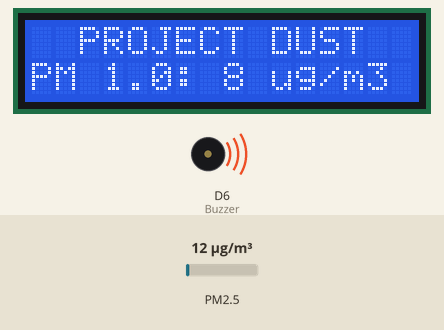
This sketch was run on a simulated ESP8266 (NodeMCU). Parts: 16×2 character LCD, buzzer (waves = sounding, pin HIGH). The test bench sets the inputs (shaded band); at power-on: PM2.5 12 µg/m³. WiFi joins after 1.5 s; servers stay silent unless stated; what the sketch prints to the serial monitor is not drawn.

Above: at 3.6 s.
3.7 s: PM2.5 set to 95 µg/m³
At 6.4 s:
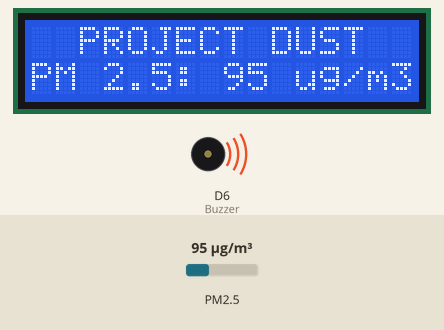
7.5 s: PM2.5 set to 103 µg/m³
At 8.2 s:
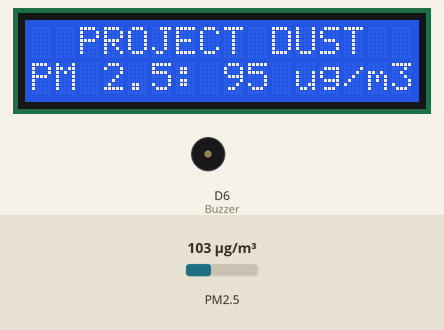
Timing chart, 0 to 17.5 s (numbered marks = the images above; inputs shaded):
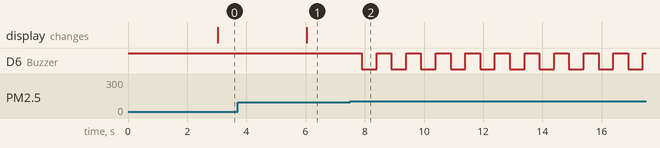

The sketch:

TheBest-PMS3003-NodeMCUESP8266-D5-LCD-Blynk.ino
```cpp
#define BLYNK_TEMPLATE_ID "TMPL6CJP8buhA"
#define BLYNK_TEMPLATE_NAME "Project"
#define BLYNK_AUTH_TOKEN "BRgZ4NxaFKBQ1g8Gj_Y0-LvYbOpamUfX"

/* Comment this out to disable prints and save space */
#define BLYNK_PRINT Serial

#include <ESP8266WiFi.h>
#include <BlynkSimpleEsp8266.h>

// Your WiFi credentials.
// Set password to "" for open networks.
char ssid[] = "internet";
char pass[] = "123456789";

#include <Wire.h>
#include <LiquidCrystal_I2C.h>
LiquidCrystal_I2C lcd(0x27, 16, 2);

#include "PMS.h"
#include <SoftwareSerial.h>
SoftwareSerial mySerial(D5);
PMS pms(mySerial);
PMS::DATA data;

#define Buzzer D6
#define ON LOW
#define OFF HIGH

unsigned long period = 3000; // 3 seconds interval
unsigned long last_time = 0;
int displayState = 0; // Variable to track which PM value to display
bool check = true;
BlynkTimer timer;
void myTimerEvent()
{
  Blynk.virtualWrite(V5, millis() / 1000);
}

void setup()
{
  pinMode(Buzzer, OUTPUT);
  digitalWrite(Buzzer, OFF);
  mySerial.begin(9600);
  Serial.begin(9600);
  lcd.begin();
  lcd.backlight();
  lcd.setCursor(0, 0);
  lcd.print("SSID:internet");
  lcd.setCursor(0, 1);
  lcd.print("PASS:123456789");
  Blynk.begin(BLYNK_AUTH_TOKEN, ssid, pass);
  timer.setInterval(1000L, myTimerEvent);
}

void loop()
{
  Blynk.run();
  timer.run();

  if (pms.read(data))
  {
    Serial.print("PM 1.0 (ug/m3): ");
    Serial.println(data.PM_AE_UG_1_0);
    Serial.print("PM 2.5 (ug/m3): ");
    Serial.println(data.PM_AE_UG_2_5);
    Serial.print("PM 10.0 (ug/m3): ");
    Serial.println(data.PM_AE_UG_10_0);
    Serial.println();

    Blynk.virtualWrite(V1, data.PM_AE_UG_1_0);
    Blynk.virtualWrite(V2, data.PM_AE_UG_2_5);
    Blynk.virtualWrite(V3, data.PM_AE_UG_10_0);
    if (data.PM_AE_UG_2_5 >= 100) {
      if (check == true) {
        check = false;
        for (int Rx = 1; Rx <= 10; Rx++) {
          digitalWrite(Buzzer, ON); delay(500);
          digitalWrite(Buzzer, OFF); delay(500);
        }
      }
    }
  }

  if (millis() - last_time > period)
  {
    last_time = millis();
    lcd.clear();

    // Switch between PM 1.0, PM 2.5, and PM 10.0 display
    switch (displayState)
    {
      case 0:
        lcd.setCursor(2, 0);
        lcd.print("PROJECT DUST");
        lcd.setCursor(0, 1);
        lcd.print("PM 1.0: " + String(data.PM_AE_UG_1_0) + " ug/m3");
        displayState = 1;
        break;
      case 1:
        lcd.setCursor(2, 0);
        lcd.print("PROJECT DUST");
        lcd.setCursor(0, 1);
        lcd.print("PM 2.5: " + String(data.PM_AE_UG_2_5) + " ug/m3");
        displayState = 2;
        break;
      case 2:
        lcd.setCursor(2, 0);
        lcd.print("PROJECT DUST");
        lcd.setCursor(0, 1);
        lcd.print("PM 10.0: " + String(data.PM_AE_UG_10_0) + " ug/m3");
        displayState = 0;
        break;
    }
  }
}
```

Measured:
- the behaviour switches between 99 and 100 µg/m³ on PM2.5 (found by bisection; images 1 and 2)
- after the input at 3.7 s, the display: changes after 2.3 s (image 1)
- after the input at 7.5 s, D6 (Buzzer): alternates HIGH for 0.50 s and LOW for 0.50 s, starting after 0.40 s
